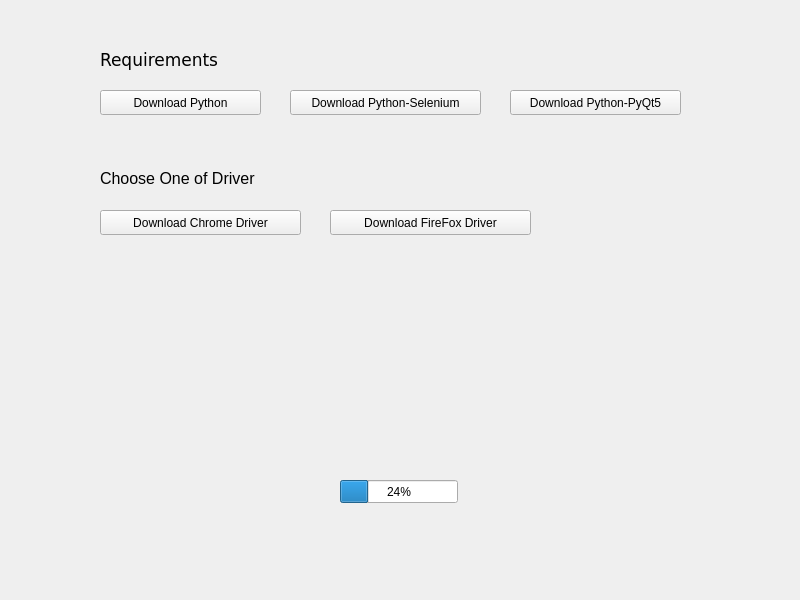
<?xml version="1.0" encoding="UTF-8"?>
<ui version="4.0">
 <class>MainWindow</class>
 <widget class="QMainWindow" name="MainWindow">
  <property name="geometry">
   <rect>
    <x>0</x>
    <y>0</y>
    <width>800</width>
    <height>600</height>
   </rect>
  </property>
  <property name="windowTitle">
   <string>Download Requirements</string>
  </property>
  <property name="toolTip">
   <string/>
  </property>
  <property name="toolTipDuration">
   <number>-1</number>
  </property>
  <property name="statusTip">
   <string/>
  </property>
  <property name="accessibleName">
   <string/>
  </property>
  <widget class="QWidget" name="centralwidget">
   <widget class="QPushButton" name="dlPythonButton">
    <property name="geometry">
     <rect>
      <x>100</x>
      <y>90</y>
      <width>161</width>
      <height>25</height>
     </rect>
    </property>
    <property name="cursor">
     <cursorShape>PointingHandCursor</cursorShape>
    </property>
    <property name="toolTip">
     <string>Download Python</string>
    </property>
    <property name="statusTip">
     <string>adadadad</string>
    </property>
    <property name="whatsThis">
     <string/>
    </property>
    <property name="text">
     <string>Download Python</string>
    </property>
   </widget>
   <widget class="QPushButton" name="dlSeleniumButton">
    <property name="geometry">
     <rect>
      <x>290</x>
      <y>90</y>
      <width>191</width>
      <height>25</height>
     </rect>
    </property>
    <property name="cursor">
     <cursorShape>PointingHandCursor</cursorShape>
    </property>
    <property name="toolTip">
     <string>Download Selenium</string>
    </property>
    <property name="text">
     <string>Download Python-Selenium</string>
    </property>
   </widget>
   <widget class="QPushButton" name="dlPyQt5Button">
    <property name="geometry">
     <rect>
      <x>510</x>
      <y>90</y>
      <width>171</width>
      <height>25</height>
     </rect>
    </property>
    <property name="cursor">
     <cursorShape>PointingHandCursor</cursorShape>
    </property>
    <property name="toolTip">
     <string>Download PyQt5</string>
    </property>
    <property name="text">
     <string>Download Python-PyQt5</string>
    </property>
   </widget>
   <widget class="QPushButton" name="chromeDriverButton">
    <property name="geometry">
     <rect>
      <x>100</x>
      <y>210</y>
      <width>201</width>
      <height>25</height>
     </rect>
    </property>
    <property name="cursor">
     <cursorShape>PointingHandCursor</cursorShape>
    </property>
    <property name="mouseTracking">
     <bool>false</bool>
    </property>
    <property name="tabletTracking">
     <bool>false</bool>
    </property>
    <property name="toolTip">
     <string>Download Chrome Driver</string>
    </property>
    <property name="text">
     <string>Download Chrome Driver</string>
    </property>
    <property name="autoDefault">
     <bool>false</bool>
    </property>
    <property name="default">
     <bool>false</bool>
    </property>
    <property name="flat">
     <bool>false</bool>
    </property>
   </widget>
   <widget class="QLabel" name="label">
    <property name="geometry">
     <rect>
      <x>100</x>
      <y>50</y>
      <width>121</width>
      <height>20</height>
     </rect>
    </property>
    <property name="font">
     <font>
      <family>DejaVu Sans</family>
      <pointsize>13</pointsize>
     </font>
    </property>
    <property name="layoutDirection">
     <enum>Qt::LeftToRight</enum>
    </property>
    <property name="autoFillBackground">
     <bool>true</bool>
    </property>
    <property name="text">
     <string>Requirements</string>
    </property>
    <property name="textFormat">
     <enum>Qt::AutoText</enum>
    </property>
    <property name="alignment">
     <set>Qt::AlignLeading|Qt::AlignLeft|Qt::AlignVCenter</set>
    </property>
   </widget>
   <widget class="QLabel" name="label_2">
    <property name="geometry">
     <rect>
      <x>100</x>
      <y>170</y>
      <width>181</width>
      <height>17</height>
     </rect>
    </property>
    <property name="font">
     <font>
      <pointsize>12</pointsize>
     </font>
    </property>
    <property name="layoutDirection">
     <enum>Qt::LeftToRight</enum>
    </property>
    <property name="text">
     <string>Choose One of Driver</string>
    </property>
    <property name="alignment">
     <set>Qt::AlignLeading|Qt::AlignLeft|Qt::AlignVCenter</set>
    </property>
   </widget>
   <widget class="QPushButton" name="chromeDriverButton_2">
    <property name="geometry">
     <rect>
      <x>330</x>
      <y>210</y>
      <width>201</width>
      <height>25</height>
     </rect>
    </property>
    <property name="cursor">
     <cursorShape>PointingHandCursor</cursorShape>
    </property>
    <property name="mouseTracking">
     <bool>false</bool>
    </property>
    <property name="tabletTracking">
     <bool>false</bool>
    </property>
    <property name="toolTip">
     <string>Download FireFox Driver</string>
    </property>
    <property name="text">
     <string>Download FireFox Driver</string>
    </property>
    <property name="autoDefault">
     <bool>false</bool>
    </property>
    <property name="default">
     <bool>false</bool>
    </property>
    <property name="flat">
     <bool>false</bool>
    </property>
   </widget>
   <widget class="QProgressBar" name="progressBar">
    <property name="geometry">
     <rect>
      <x>340</x>
      <y>480</y>
      <width>118</width>
      <height>23</height>
     </rect>
    </property>
    <property name="value">
     <number>24</number>
    </property>
    <property name="format">
     <string>%p%</string>
    </property>
   </widget>
  </widget>
 </widget>
 <resources/>
 <connections/>
</ui>
